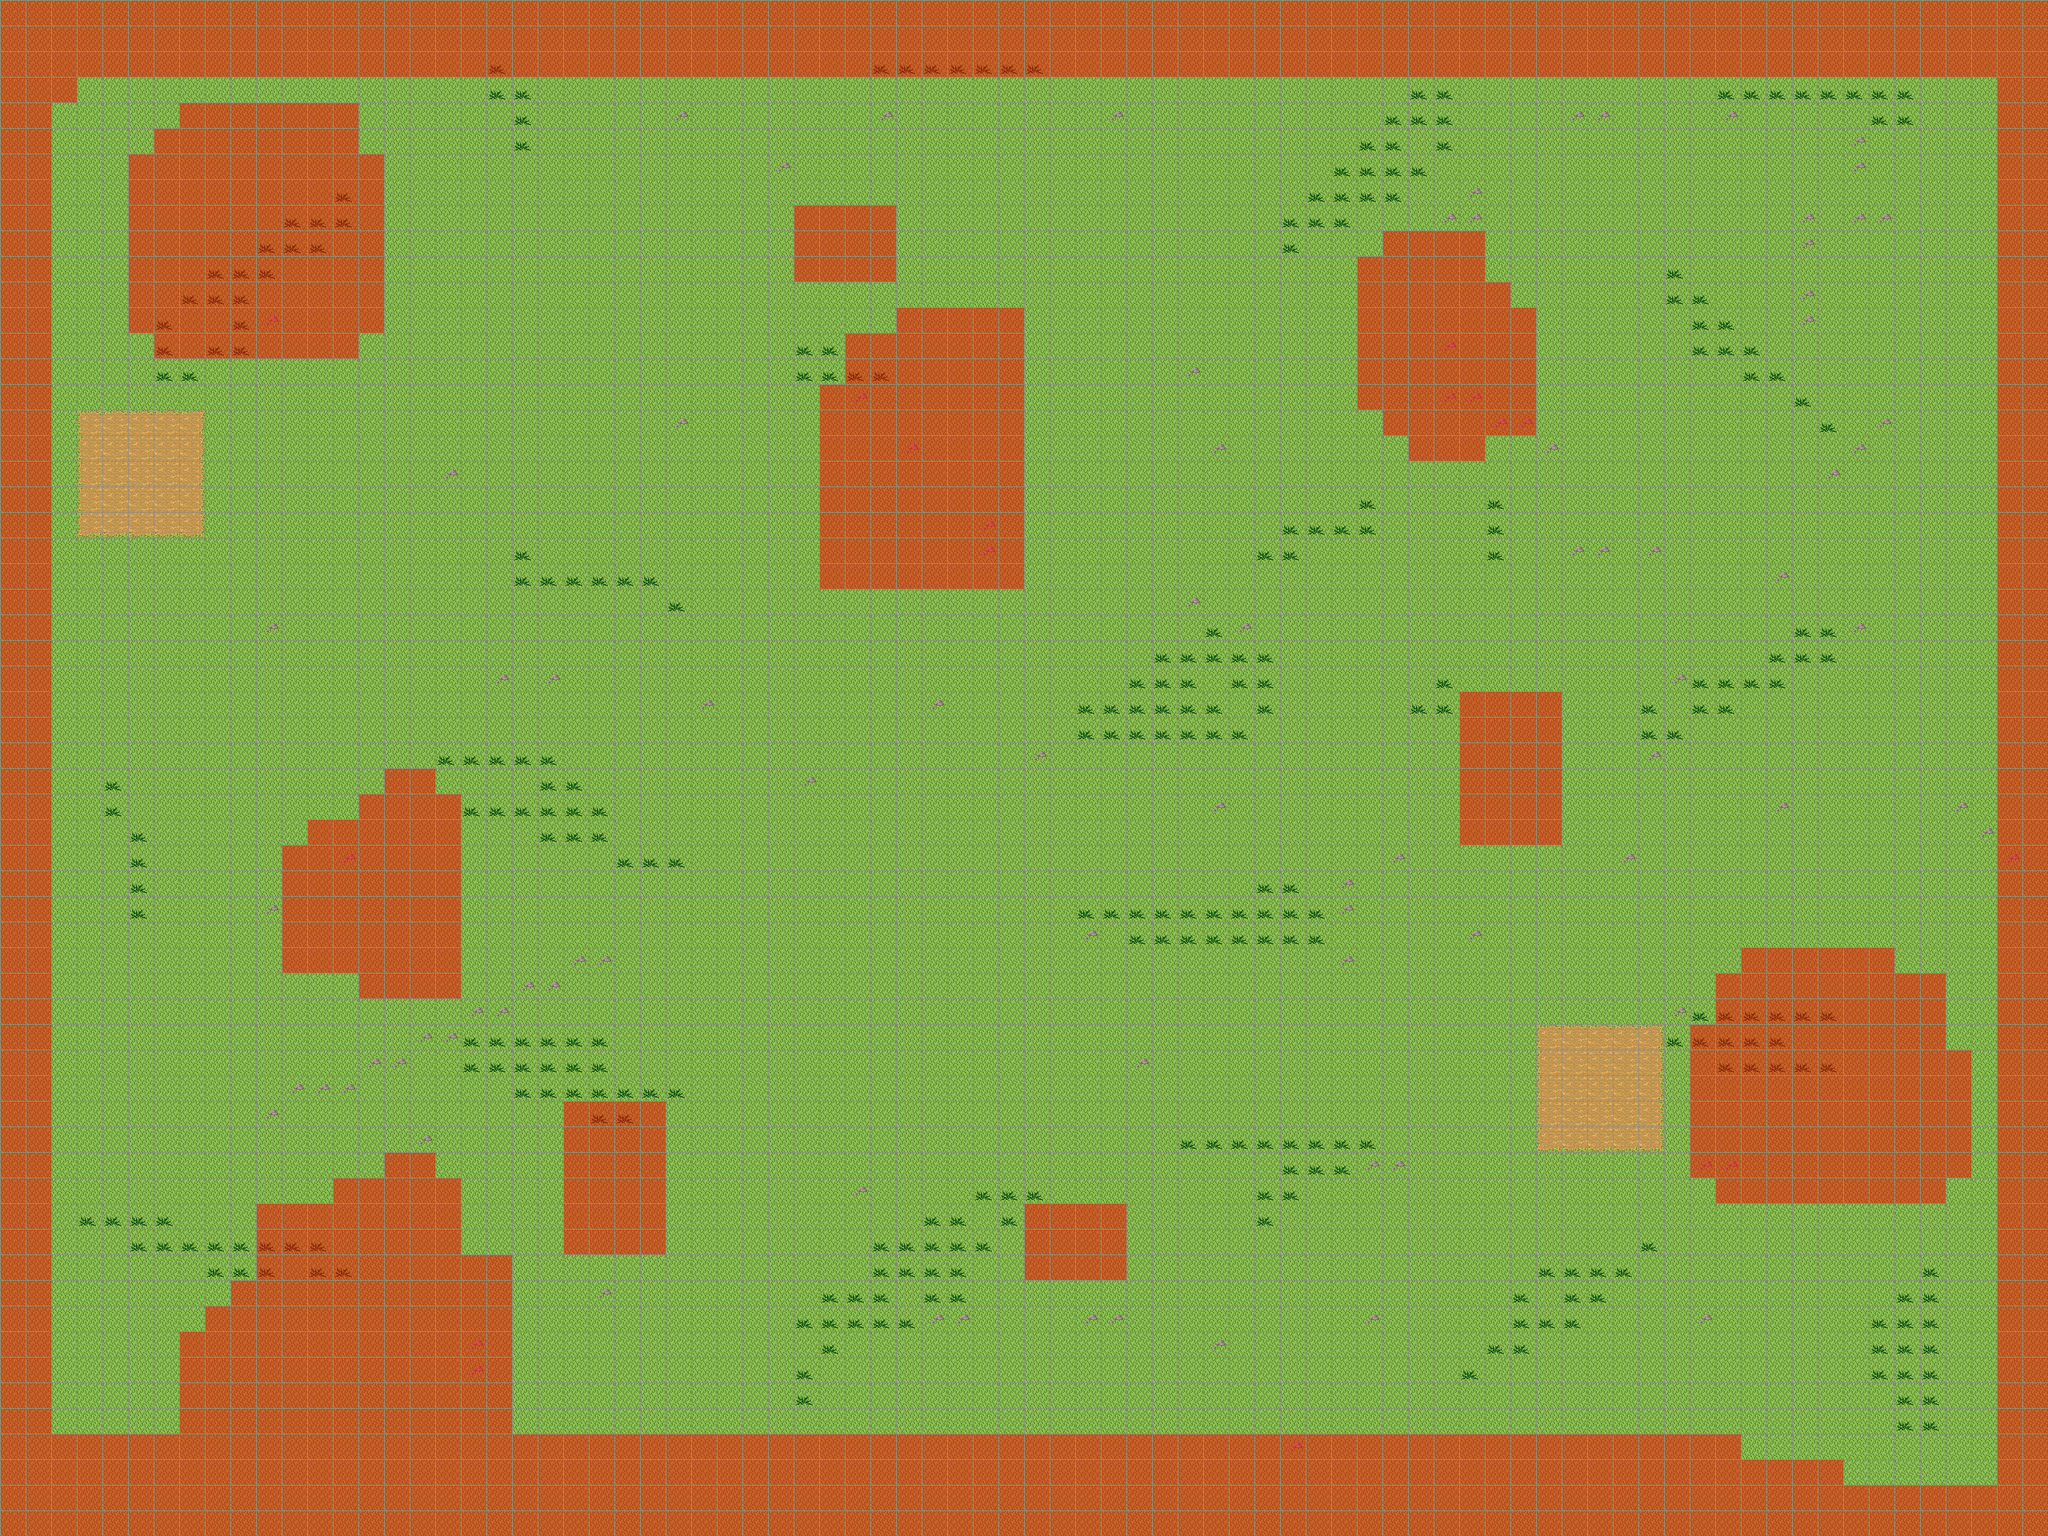

A level layout from a 2D game, rendered from its tile map. Below: a short description, then the map file with tile-grid data replaced by summaries:
An orthogonal 80x60 tile map with 32x32 px tiles, 2 tile layers (Graphics, Collision), 3 tilesets and 162 objects.

<map version="1.0" orientation="orthogonal" renderorder="right-down" width="80" height="60" tilewidth="32" tileheight="32" nextobjectid="172">
 <tileset firstgid="1" name="tiles_terrain" tilewidth="32" tileheight="32" tilecount="667" columns="3">
  <image source="tiles_terrain.png" width="96" height="128" />
 </tileset>
 <tileset firstgid="668" name="tiles_collision" tilewidth="32" tileheight="32" tilecount="12" columns="2">
  <image source="tiles_collision.png" width="64" height="32" />
 </tileset>
 <tileset firstgid="680" name="structures" tilewidth="364" tileheight="320" tilecount="6" columns="0">
  <tile id="0">
   <image width="242" height="160" source="structure_altar.png" />
  </tile>
  <tile id="1">
   <image width="128" height="96" source="structure_bones.png" />
  </tile>
  <tile id="2">
   <properties>
    <property name="type" value="town_center" />
   </properties>
   <image width="364" height="320" source="structure_town_center.png" />
  </tile>
  <tile id="3">
   <image width="121" height="80" source="structure_wheat_field.png" />
  </tile>
  <tile id="4">
   <image width="128" height="192" source="tree_1.png" />
  </tile>
  <tile id="5">
   <image width="128" height="192" source="tree_2.png" />
  </tile>
 </tileset>
 <layer name="Graphics" width="80" height="60">
  <data>[4800 cells, 4800 non-empty, 12 distinct tile ids]</data>
 </layer>
 <layer name="Collision" width="80" height="60">
  <data>[4800 cells, 4800 non-empty, 2 distinct tile ids]</data>
 </layer>
 <objectgroup name="Structures">
  <object id="7" gid="682" x="139.212" y="450.909" width="364" height="320" />
  <object id="8" gid="682" x="2102.85" y="1511.52" width="364" height="320" />
  <object id="9" gid="680" x="1879" y="1755.76" width="242" height="160" />
  <object id="10" gid="680" x="536.576" y="364.848" width="242" height="160" />
  <object id="11" gid="681" x="984.485" y="344.97" width="128" height="96" />
  <object id="12" gid="681" x="1284.48" y="1608.61" width="128" height="96" />
  <object id="13" gid="685" x="705.697" y="1553.58" width="128" height="192" />
  <object id="14" gid="685" x="1817.82" y="1038.42" width="128" height="192" />
  <object id="15" gid="684" x="432.97" y="1823.27" width="128" height="192" />
  <object id="16" gid="684" x="526.909" y="1756.61" width="128" height="192" />
  <object id="17" gid="684" x="448.121" y="1623.27" width="128" height="192" />
  <object id="18" gid="684" x="390.545" y="1668.73" width="128" height="192" />
  <object id="19" gid="684" x="290.545" y="1705.09" width="128" height="192" />
  <object id="20" gid="684" x="342.061" y="1835.39" width="128" height="192" />
  <object id="21" gid="684" x="266.303" y="1789.94" width="128" height="192" />
  <object id="22" gid="684" x="211.758" y="1829.33" width="128" height="192" />
  <object id="23" gid="684" x="451.152" y="1153.58" width="128" height="192" />
  <object id="24" gid="684" x="414.788" y="1177.82" width="128" height="192" />
  <object id="25" gid="684" x="336" y="1211.15" width="128" height="192" />
  <object id="26" gid="684" x="457.212" y="1256.61" width="128" height="192" />
  <object id="27" gid="684" x="1757.21" y="462.667" width="128" height="192" />
  <object id="28" gid="684" x="1702.67" y="474.788" width="128" height="192" />
  <object id="29" gid="684" x="1672.36" y="505.091" width="128" height="192" />
  <object id="30" gid="684" x="1808.73" y="544.485" width="128" height="192" />
  <object id="31" gid="684" x="1726.91" y="565.697" width="128" height="192" />
  <object id="32" gid="684" x="1020.85" y="626.303" width="128" height="192" />
  <object id="33" gid="684" x="1039.03" y="647.515" width="128" height="192" />
  <object id="34" gid="684" x="1078.42" y="674.788" width="128" height="192" />
  <object id="35" gid="684" x="1111.76" y="674.788" width="128" height="192" />
  <object id="36" gid="684" x="1187.52" y="586.909" width="128" height="192" />
  <object id="37" gid="684" x="1084.48" y="580.848" width="128" height="192" />
  <object id="38" gid="684" x="1178.42" y="747.515" width="128" height="192" />
  <object id="39" gid="684" x="1017.82" y="750.545" width="128" height="192" />
  <object id="40" gid="684" x="1063.27" y="750.545" width="128" height="192" />
  <object id="41" gid="684" x="2290.55" y="753.576" width="128" height="192" />
  <object id="42" gid="684" x="2220.85" y="829.333" width="128" height="192" />
  <object id="43" gid="684" x="2275.39" y="859.636" width="128" height="192" />
  <object id="44" gid="684" x="60.2424" y="92.9697" width="128" height="192" />
  <object id="45" gid="684" x="305.697" y="99.0303" width="128" height="192" />
  <object id="46" gid="684" x="354.182" y="99.0303" width="128" height="192" />
  <object id="47" gid="684" x="378.424" y="99.0303" width="128" height="192" />
  <object id="48" gid="684" x="526.909" y="96" width="128" height="192" />
  <object id="49" gid="684" x="714.788" y="80.8485" width="128" height="192" />
  <object id="50" gid="684" x="790.545" y="77.8182" width="128" height="192" />
  <object id="51" gid="684" x="945.091" y="77.8182" width="128" height="192" />
  <object id="52" gid="684" x="1102.67" y="83.8788" width="128" height="192" />
  <object id="53" gid="684" x="1169.33" y="83.8788" width="128" height="192" />
  <object id="54" gid="684" x="1254.18" y="83.8788" width="128" height="192" />
  <object id="55" gid="684" x="1384.48" y="83.8788" width="128" height="192" />
  <object id="56" gid="684" x="1523.88" y="83.8788" width="128" height="192" />
  <object id="57" gid="684" x="1720.85" y="83.8788" width="128" height="192" />
  <object id="58" gid="684" x="1848.12" y="86.9091" width="128" height="192" />
  <object id="59" gid="684" x="1963.27" y="86.9091" width="128" height="192" />
  <object id="60" gid="684" x="2090.55" y="86.9091" width="128" height="192" />
  <object id="61" gid="684" x="2169.33" y="86.9091" width="128" height="192" />
  <object id="62" gid="684" x="2245.09" y="86.9091" width="128" height="192" />
  <object id="65" gid="684" x="2390.55" y="111.152" width="128" height="192" />
  <object id="66" gid="684" x="2329.94" y="105.091" width="128" height="192" />
  <object id="67" gid="684" x="2526.91" y="102.061" width="128" height="192" />
  <object id="68" gid="684" x="2493.58" y="105.091" width="128" height="192" />
  <object id="69" gid="684" x="2496.61" y="135.394" width="128" height="192" />
  <object id="70" gid="684" x="2511.76" y="247.515" width="128" height="192" />
  <object id="71" gid="684" x="2511.76" y="317.212" width="128" height="192" />
  <object id="72" gid="684" x="2517.82" y="426.303" width="128" height="192" />
  <object id="73" gid="684" x="2523.88" y="505.091" width="128" height="192" />
  <object id="74" gid="684" x="2523.88" y="538.424" width="128" height="192" />
  <object id="75" gid="684" x="2523.88" y="592.97" width="128" height="192" />
  <object id="76" gid="684" x="2523.88" y="741.455" width="128" height="192" />
  <object id="77" gid="684" x="2520.85" y="817.212" width="128" height="192" />
  <object id="78" gid="684" x="2484.48" y="892.97" width="128" height="192" />
  <object id="79" gid="684" x="2478.42" y="911.152" width="128" height="192" />
  <object id="80" gid="684" x="2499.64" y="935.394" width="128" height="192" />
  <object id="81" gid="684" x="2511.76" y="956.606" width="128" height="192" />
  <object id="82" gid="684" x="2514.79" y="1041.45" width="128" height="192" />
  <object id="83" gid="684" x="2526.91" y="1135.39" width="128" height="192" />
  <object id="84" gid="684" x="2536" y="1168.73" width="128" height="192" />
  <object id="85" gid="684" x="2548.12" y="1268.73" width="128" height="192" />
  <object id="86" gid="684" x="2551.15" y="1317.21" width="128" height="192" />
  </objectgroup>
</map>
<!-- 84 of 162 objects omitted -->